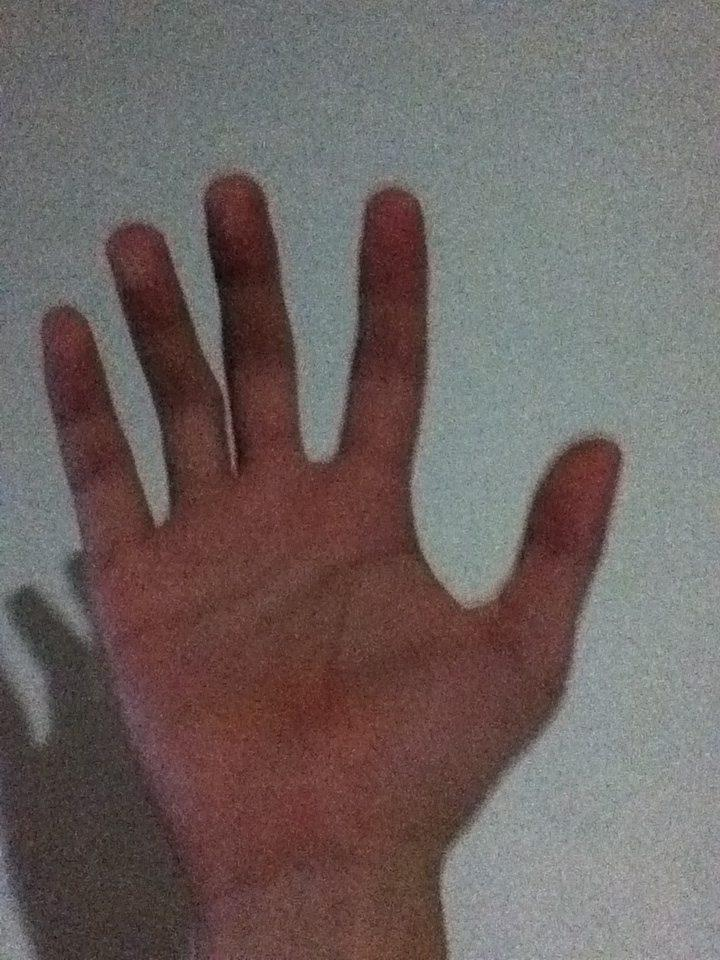
#> input picture hand.jpg, 720 x 960 px
$ python 4_opencv_ImageOperations.py
#> lines starting #> are read from the running program, lines starting #| are printed output that depends on the picture; after the words box and inside, x2 and y2 are one past the last pixel; in counts of white or black regions, pixels touching at a corner belong together
from cv2 import cv2
import numpy as np

img = cv2.imread('hand.jpg', cv2.IMREAD_COLOR)
#> img is the input picture: shape (960, 720, 3); mean B, G, R 97.5, 99.6, 110.3

img[55,55] = [255,255,255]
#> img: shape (960, 720, 3); under 0.01% of pixels changed, all inside (x1, y1, x2, y2) = (55, 55, 56, 56)
px = img[55,55]
#> px = [255, 255, 255]

#Region of Image
##roi = img[100:150, 100:150]
img[200:300, 200:300] = [255,255,255]
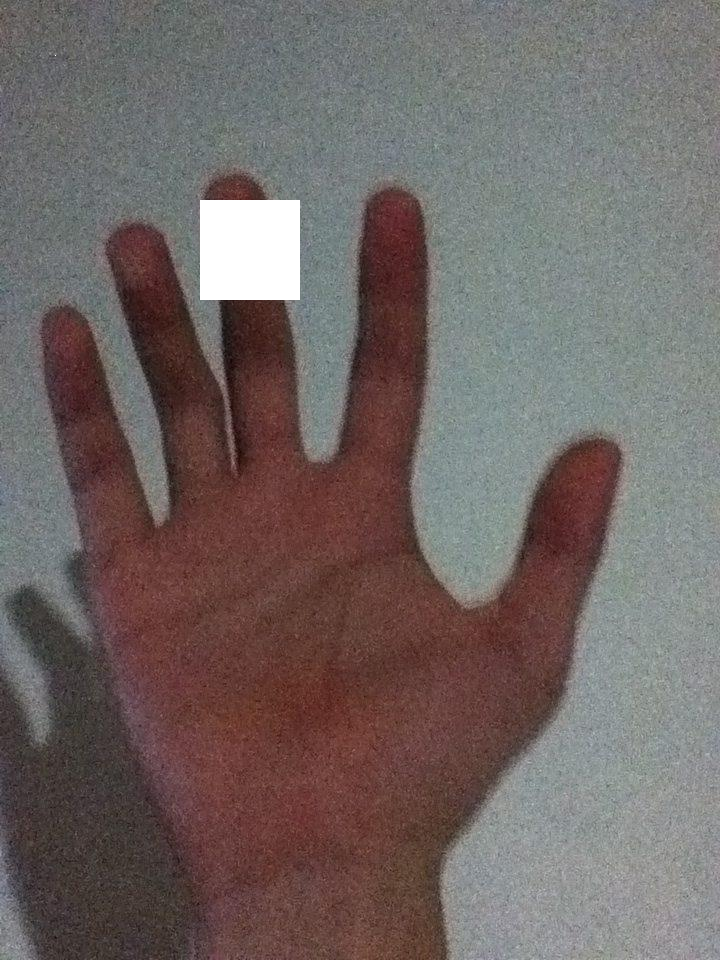
#> img: shape (960, 720, 3); mean B, G, R 100.3, 102.4, 112.8

duplicate = img[150:250, 150:250]
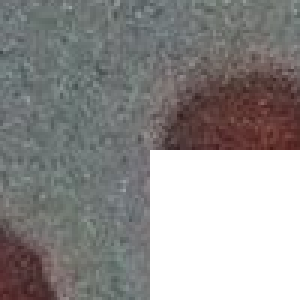
#> duplicate: shape (100, 100, 3) (shown 3 times larger); mean B, G, R 142.1, 143, 144.8
img[0:100,0:100] = duplicate
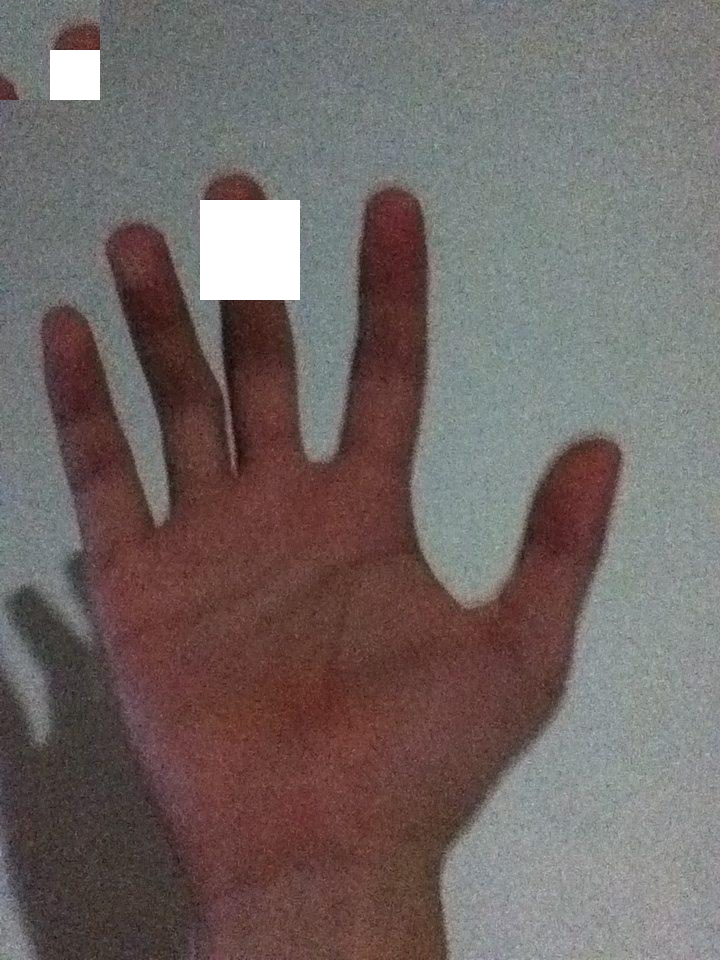
#> img: shape (960, 720, 3); 1.45% of pixels changed, all inside (x1, y1, x2, y2) = (0, 0, 100, 100)

cv2.imshow('image', img)
cv2.waitKey(0)
cv2.destroyAllWindows()
